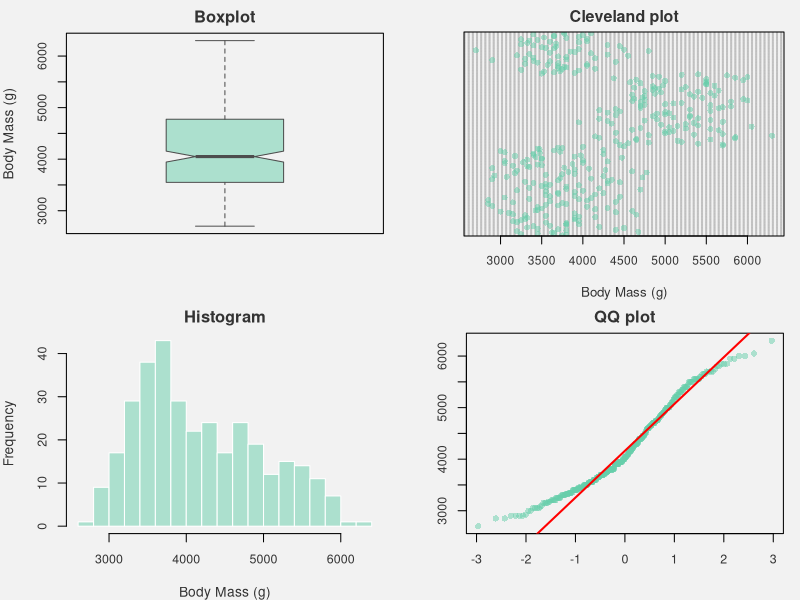
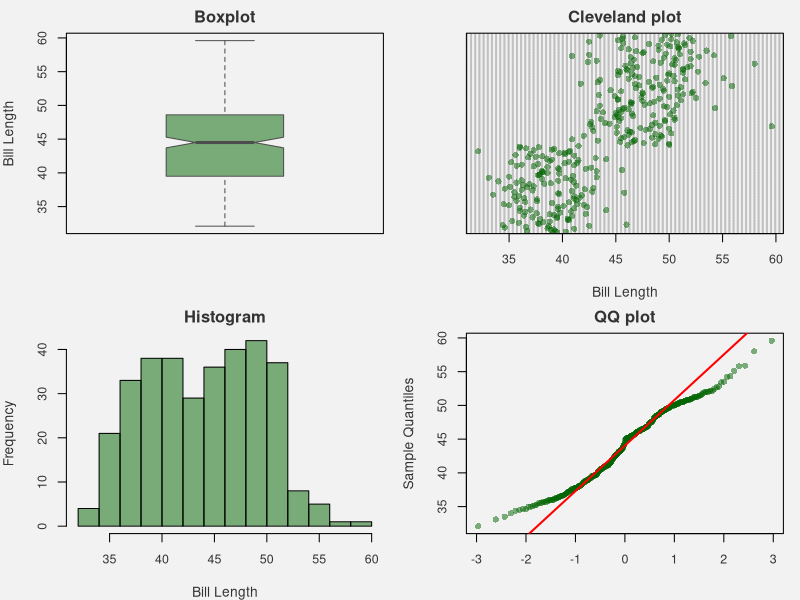
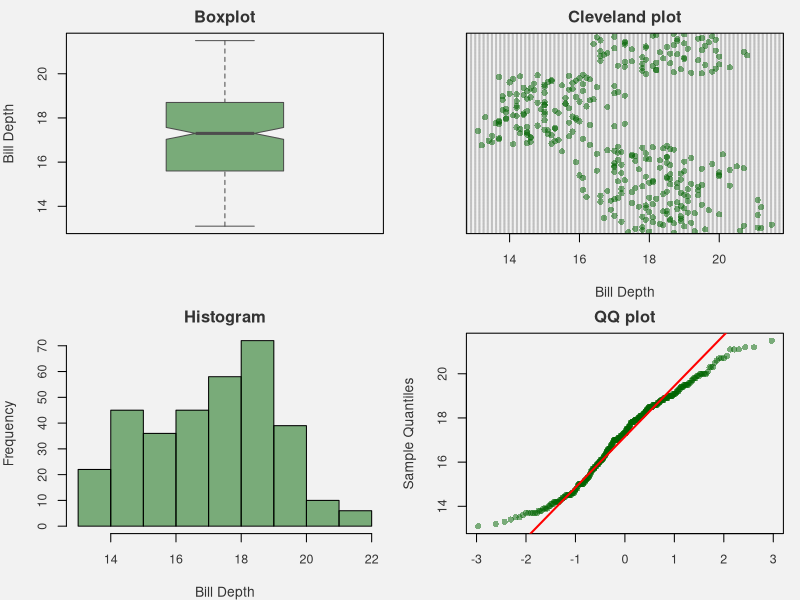
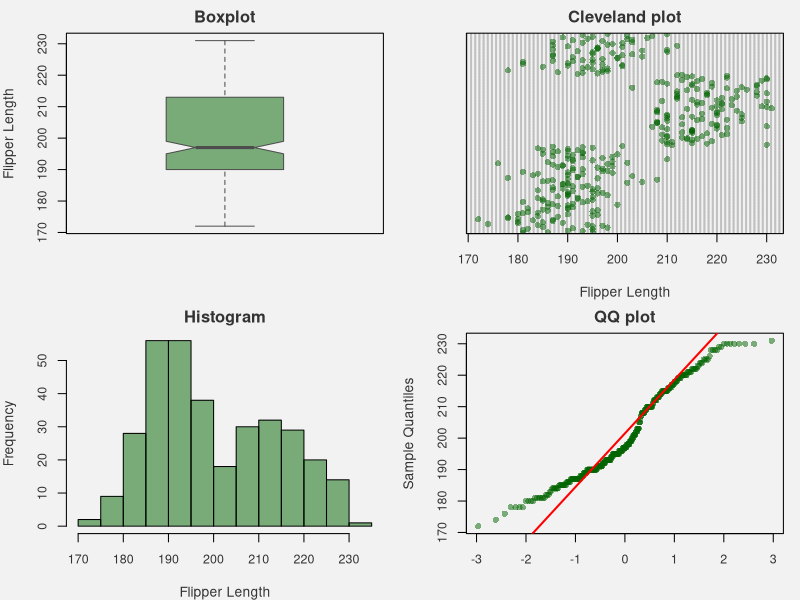
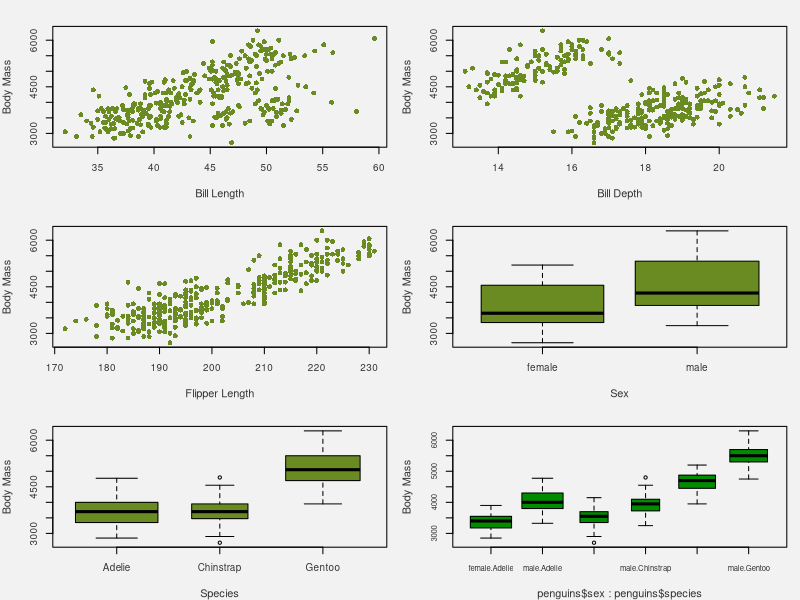
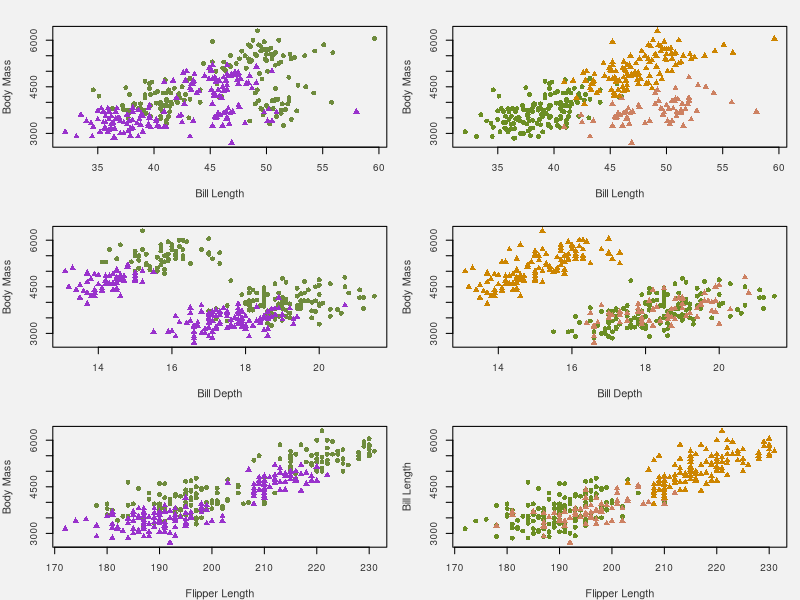

The R source for these figures, in order:
## ---- chunk 1
#Data importation 
library(palmerpenguins) 
data("penguins") 
penguins$sex<-as.factor(penguins$sex) 
penguins$species<-as.factor(penguins$species)
str(penguins)
## ---- chunk 2
#Is NA?  
colSums(is.na(penguins))
summary(penguins$sex)
## ---- chunk 3
penguins<-na.omit(penguins)
colSums(is.na(penguins))
## ---- chunk 4
#Don't show the code 
par(mfrow=c(2,2),      
    mar=c(4,4,2,1),           
    bg="gray95",              
    col.axis="gray20",      
    col.lab="gray20",     
    col.main="gray20",     
    cex.axis=0.9,      
    cex.lab=1) 
col_transp <- adjustcolor("aquamarine3", alpha.f=0.5) 
# Boxplot 
boxplot(penguins$body_mass_g,         
        col=col_transp, border="gray30",         
        ylab='Body Mass (g)',         
        main = 'Boxplot',         
        notch=TRUE) 
# Cleveland plot 
dotchart(penguins$body_mass_g,          
         pch=16, col=col_transp,          
         xlab='Body Mass (g)',          
         main = 'Cleveland plot',          
         cex=0.8) 
# Histogram 
hist(penguins$body_mass_g,      
     col=col_transp, 
     border="white",      
     xlab="Body Mass (g)",      
     main = 'Histogram',      
     breaks=20)
# Quantile-Quantile plot 
qqnorm(penguins$body_mass_g, pch=16, col=col_transp, xlab='', ylab='',main="QQ plot") 
qqline(penguins$body_mass_g, col='red', lwd=2)
## ---- chunk 5
#Don't show the code 
par(mfrow=c(2,2),      
    mar=c(4,4,2,1),           
    bg="gray95",              
    col.axis="gray20",      
    col.lab="gray20",      
    col.main="gray20",      
    cex.axis=0.9,      
    cex.lab=1) 
col_transp <- adjustcolor("darkgreen", alpha.f=0.5)  

# Bill lenght  
# Boxplot 
boxplot(penguins$bill_length_mm,         
        col=col_transp, border="gray30",         
        ylab='Bill Length',         
        main = 'Boxplot',         
        notch=TRUE) 
# Cleveland plot 
dotchart(penguins$bill_length_mm,          
         pch=16,          
         col=col_transp,          
         xlab='Bill Length',          
         main = 'Cleveland plot') 
# Histogram 
hist(penguins$bill_length_mm,      
     col=col_transp,      
     xlab="Bill Length",      
     main="Histogram") 
# Quantile-Quantile plot 
qqnorm(penguins$bill_length_mm,        
       pch=16,col=col_transp,xlab='',         
       main = 'QQ plot') 
qqline(penguins$bill_length_mm,col='red',lwd=2)

# Bill depth
# Boxplot 
boxplot(penguins$bill_depth_mm,         
        col=col_transp, border="gray30",         
        ylab='Bill Depth',         
        main = 'Boxplot',         
        notch=TRUE) 
# Cleveland plot 
dotchart(penguins$bill_depth_mm,          
         pch=16,          
         col=col_transp,          
         xlab='Bill Depth',          
         main = 'Cleveland plot') 
# Histogram 
hist(penguins$bill_depth_mm,      
     col=col_transp,     
     xlab="Bill Depth",      
     main="Histogram") 
# Quantile-Quantile plot 
qqnorm(penguins$bill_depth_mm,        
       pch=16,        
       col=col_transp,xlab='',        
       main = 'QQ plot') 
qqline(penguins$bill_depth_mm,col='red',lwd=2)

# Flipper lenght  
# Boxplot 
boxplot(penguins$flipper_length_mm,         
        col=col_transp, border="gray30",         
        ylab='Flipper Length',         
        main = 'Boxplot',         
        notch=TRUE) 
# Cleveland plot 
dotchart(penguins$flipper_length_mm,          
         pch=16,          
         col=col_transp,          
         xlab='Flipper Length',          
         main = 'Cleveland plot') 
# Histogram 
hist(penguins$flipper_length_mm,      
     col=col_transp,      
     xlab="Flipper Length",      
     main="Histogram") 
# Quantile-Quantile plot 
qqnorm(penguins$flipper_length_mm,        
       pch=16,        
       col=col_transp,xlab='',        
       main = 'QQ plot') 
qqline(penguins$flipper_length_mm,col='red',lwd=2)

## ---- chunk 6
summary(penguins$species) 
summary(penguins$sex)
## ---- chunk 7
par(mfrow=c(3,2)) 
# Bill Length 
plot(penguins$body_mass_g~penguins$bill_length_mm,pch=16,col='olivedrab4',xlab='Bill Length',ylab='Body Mass')
# Bill Depth 
plot(penguins$body_mass_g~penguins$bill_depth_mm,pch=16,col='olivedrab4',xlab='Bill Depth',ylab='Body Mass')
# Flipper Length 
plot(penguins$body_mass_g~penguins$flipper_length_mm,pch=16,col='olivedrab4',xlab='Flipper Length',ylab='Body Mass') 
# Sex 
boxplot(penguins$body_mass_g~penguins$sex, varwidth = TRUE, ylab = "Body Mass", xlab = "Sex", col='olivedrab4', main = "") 
# Species 
boxplot(penguins$body_mass_g~penguins$species, varwidth = TRUE, ylab = "Body Mass", xlab = "Species", col='olivedrab4', main = "") 
## ---- chunk 8
table(penguins$species, penguins$sex) 
## ---- chunk 9
boxplot(penguins$body_mass_g~penguins$sex*penguins$species, varwidth = TRUE, ylab = "Body Mass", col='green4', main = "",cex.axis=0.7)
## ---- chunk 10
par(mfrow=c(3,2)) 
# Interactions between Bill Length & Sex 
plot(penguins$body_mass_g~penguins$bill_length_mm,type='n',ylab = "Body Mass",xlab="Bill Length") 
points(penguins$body_mass_g[penguins$sex=="male"]~penguins$bill_length_mm[penguins$sex=="male"],pch=16,col='darkolivegreen4') 
points(penguins$body_mass_g[penguins$sex=="female"]~penguins$bill_length_mm[penguins$sex=="female"],pch=17,col='darkorchid')  

# Interactions between Bill Length & Species 
plot(penguins$body_mass_g~penguins$bill_length_mm,type='n',ylab = "Body Mass",xlab="Bill Length") 
points(penguins$body_mass_g[penguins$species=="Adelie"]~penguins$bill_length_mm[penguins$species=="Adelie"],pch=16,col='olivedrab') 
points(penguins$body_mass_g[penguins$species=="Chinstrap"]~penguins$bill_length_mm[penguins$species=="Chinstrap"],pch=17,col='lightsalmon3') 
points(penguins$body_mass_g[penguins$species=="Gentoo"]~penguins$bill_length_mm[penguins$species=="Gentoo"],pch=17,col='orange3')

# Interactions between Bill Depth & Sex 
plot(penguins$body_mass_g~penguins$bill_depth_mm,type='n',ylab = "Body Mass",xlab="Bill Depth")
points(penguins$body_mass_g[penguins$sex=="male"]~penguins$bill_depth_mm[penguins$sex=="male"],pch=16,col='darkolivegreen4') 
points(penguins$body_mass_g[penguins$sex=="female"]~penguins$bill_depth_mm[penguins$sex=="female"],pch=17,col='darkorchid')  

# Interactions between Bill Depth & Species 
plot(penguins$body_mass_g~penguins$bill_depth_mm,type='n',ylab = "Body Mass",xlab="Bill Depth") 
points(penguins$body_mass_g[penguins$species=="Adelie"]~penguins$bill_depth_mm[penguins$species=="Adelie"],pch=16,col='olivedrab') 
points(penguins$body_mass_g[penguins$species=="Chinstrap"]~penguins$bill_depth_mm[penguins$species=="Chinstrap"],pch=17,col='lightsalmon3') 
points(penguins$body_mass_g[penguins$species=="Gentoo"]~penguins$bill_depth_mm[penguins$species=="Gentoo"],pch=17,col='orange3')

# Interactions between Flipper Length & Sex 
plot(penguins$body_mass_g~penguins$flipper_length_mm,type='n',ylab = "Body Mass",xlab="Flipper Length") 
points(penguins$body_mass_g[penguins$sex =="male"]~penguins$flipper_length_mm[penguins$sex=="male"],pch=16,col='darkolivegreen4') 
points(penguins$body_mass_g[penguins$sex=="female"]~penguins$flipper_length_mm[penguins$sex=="female"],pch=17,col='darkorchid')  

# Interactions between Flipper Length & Species 
plot(penguins$body_mass_g~penguins$flipper_length_mm,type='n',ylab = "Bill Length",xlab="Flipper Length") 
points(penguins$body_mass_g[penguins$species=="Adelie"]~penguins$flipper_length_mm[penguins$species=="Adelie"],pch=16,col='olivedrab') 
points(penguins$body_mass_g[penguins$species=="Chinstrap"]~penguins$flipper_length_mm[penguins$species=="Chinstrap"],pch=17,col='lightsalmon3') 
points(penguins$body_mass_g[penguins$species=="Gentoo"]~penguins$flipper_length_mm[penguins$species=="Gentoo"],pch=17,col='orange3')
